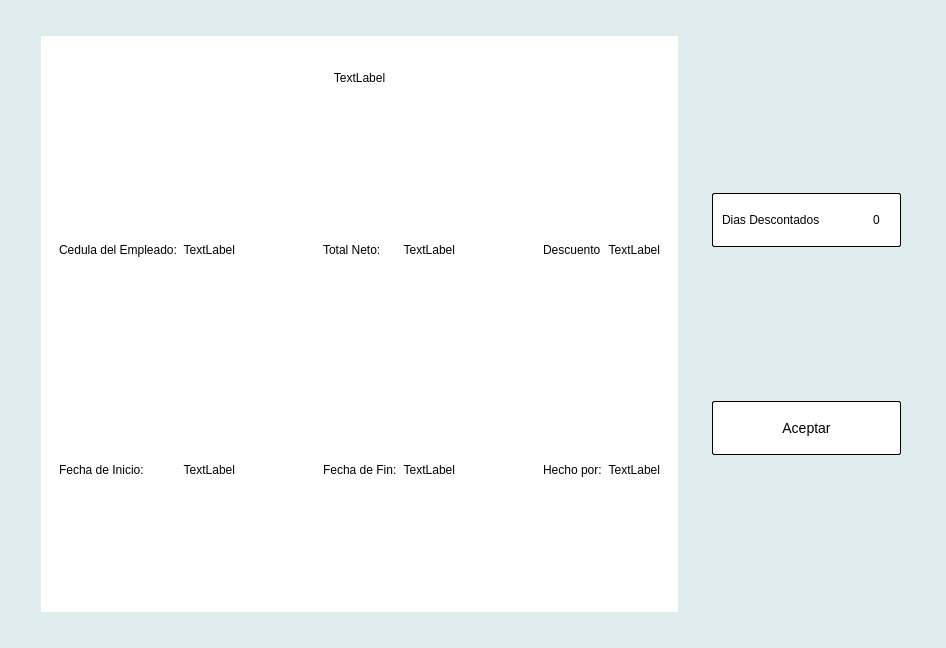
<?xml version="1.0" encoding="UTF-8"?>
<ui version="4.0">
 <class>Form</class>
 <widget class="QWidget" name="Form">
  <property name="geometry">
   <rect>
    <x>0</x>
    <y>0</y>
    <width>946</width>
    <height>648</height>
   </rect>
  </property>
  <property name="windowTitle">
   <string>Form</string>
  </property>
  <property name="styleSheet">
   <string notr="true">#Form{
background-color:#E0EDEE;
}
#container_data{
background-color:#fff}

QFrame{
border:none;
}

#confirm, #cuota_sindical_check, #retributions,#days_off{
background-color:#fff;
color:#000;
font-size:14px;
border-radius:2px;
width:100%;
min-height:52px;
border:1px solid #000;
}
#confirm:hover, #cuota_sindical_check:hover, #retributions:hover,#days_off:hover{
background-color:#efe;
color:#000;
font-size:14px;
border-radius:2px;
width:100%;
height:52px;
border:1px solid #000;
}</string>
  </property>
  <layout class="QHBoxLayout" name="horizontalLayout_23">
   <item>
    <layout class="QHBoxLayout" name="horizontalLayout_22" stretch="75,25">
     <property name="spacing">
      <number>25</number>
     </property>
     <property name="leftMargin">
      <number>30</number>
     </property>
     <property name="topMargin">
      <number>25</number>
     </property>
     <property name="rightMargin">
      <number>25</number>
     </property>
     <property name="bottomMargin">
      <number>25</number>
     </property>
     <item>
      <widget class="QWidget" name="container_data" native="true">
       <layout class="QHBoxLayout" name="horizontalLayout_21">
        <item>
         <layout class="QVBoxLayout" name="verticalLayout_4" stretch="12,88">
          <item>
           <widget class="QFrame" name="frame_2">
            <property name="frameShape">
             <enum>QFrame::StyledPanel</enum>
            </property>
            <property name="frameShadow">
             <enum>QFrame::Raised</enum>
            </property>
            <layout class="QHBoxLayout" name="horizontalLayout">
             <item>
              <widget class="QLabel" name="nombre">
               <property name="text">
                <string>TextLabel</string>
               </property>
               <property name="alignment">
                <set>Qt::AlignCenter</set>
               </property>
              </widget>
             </item>
            </layout>
           </widget>
          </item>
          <item>
           <layout class="QHBoxLayout" name="horizontalLayout_20" stretch="33,33,33">
            <property name="spacing">
             <number>70</number>
            </property>
            <item>
             <layout class="QVBoxLayout" name="verticalLayout">
              <item>
               <spacer name="verticalSpacer_4">
                <property name="orientation">
                 <enum>Qt::Vertical</enum>
                </property>
                <property name="sizeHint" stdset="0">
                 <size>
                  <width>20</width>
                  <height>40</height>
                 </size>
                </property>
               </spacer>
              </item>
              <item>
               <widget class="QFrame" name="frame_3">
                <property name="frameShape">
                 <enum>QFrame::StyledPanel</enum>
                </property>
                <property name="frameShadow">
                 <enum>QFrame::Raised</enum>
                </property>
                <layout class="QHBoxLayout" name="horizontalLayout_2">
                 <item>
                  <widget class="QLabel" name="label_2">
                   <property name="text">
                    <string>Cedula del Empleado:</string>
                   </property>
                  </widget>
                 </item>
                 <item>
                  <widget class="QLabel" name="trabajo">
                   <property name="text">
                    <string>TextLabel</string>
                   </property>
                   <property name="alignment">
                    <set>Qt::AlignRight|Qt::AlignTrailing|Qt::AlignVCenter</set>
                   </property>
                  </widget>
                 </item>
                </layout>
               </widget>
              </item>
              <item>
               <spacer name="verticalSpacer">
                <property name="orientation">
                 <enum>Qt::Vertical</enum>
                </property>
                <property name="sizeHint" stdset="0">
                 <size>
                  <width>20</width>
                  <height>40</height>
                 </size>
                </property>
               </spacer>
              </item>
              <item>
               <widget class="QFrame" name="frame_8">
                <property name="frameShape">
                 <enum>QFrame::StyledPanel</enum>
                </property>
                <property name="frameShadow">
                 <enum>QFrame::Raised</enum>
                </property>
                <layout class="QHBoxLayout" name="horizontalLayout_7">
                 <item>
                  <widget class="QLabel" name="label_7">
                   <property name="text">
                    <string>Fecha de Inicio:</string>
                   </property>
                  </widget>
                 </item>
                 <item>
                  <widget class="QLabel" name="nomina">
                   <property name="text">
                    <string>TextLabel</string>
                   </property>
                   <property name="alignment">
                    <set>Qt::AlignRight|Qt::AlignTrailing|Qt::AlignVCenter</set>
                   </property>
                  </widget>
                 </item>
                </layout>
               </widget>
              </item>
              <item>
               <spacer name="verticalSpacer_10">
                <property name="orientation">
                 <enum>Qt::Vertical</enum>
                </property>
                <property name="sizeHint" stdset="0">
                 <size>
                  <width>20</width>
                  <height>40</height>
                 </size>
                </property>
               </spacer>
              </item>
             </layout>
            </item>
            <item>
             <layout class="QVBoxLayout" name="verticalLayout_2">
              <item>
               <spacer name="verticalSpacer_6">
                <property name="orientation">
                 <enum>Qt::Vertical</enum>
                </property>
                <property name="sizeHint" stdset="0">
                 <size>
                  <width>20</width>
                  <height>40</height>
                 </size>
                </property>
               </spacer>
              </item>
              <item>
               <widget class="QFrame" name="frame_13">
                <property name="frameShape">
                 <enum>QFrame::StyledPanel</enum>
                </property>
                <property name="frameShadow">
                 <enum>QFrame::Raised</enum>
                </property>
                <layout class="QHBoxLayout" name="horizontalLayout_12">
                 <item>
                  <widget class="QLabel" name="label_12">
                   <property name="text">
                    <string>Total Neto:</string>
                   </property>
                  </widget>
                 </item>
                 <item>
                  <widget class="QLabel" name="salario">
                   <property name="text">
                    <string>TextLabel</string>
                   </property>
                   <property name="alignment">
                    <set>Qt::AlignRight|Qt::AlignTrailing|Qt::AlignVCenter</set>
                   </property>
                  </widget>
                 </item>
                </layout>
               </widget>
              </item>
              <item>
               <spacer name="verticalSpacer_2">
                <property name="orientation">
                 <enum>Qt::Vertical</enum>
                </property>
                <property name="sizeHint" stdset="0">
                 <size>
                  <width>20</width>
                  <height>40</height>
                 </size>
                </property>
               </spacer>
              </item>
              <item>
               <widget class="QFrame" name="frame_14">
                <property name="frameShape">
                 <enum>QFrame::StyledPanel</enum>
                </property>
                <property name="frameShadow">
                 <enum>QFrame::Raised</enum>
                </property>
                <layout class="QHBoxLayout" name="horizontalLayout_13">
                 <item>
                  <widget class="QLabel" name="label_13">
                   <property name="text">
                    <string>Fecha de Fin:</string>
                   </property>
                  </widget>
                 </item>
                 <item>
                  <widget class="QLabel" name="nomina_2">
                   <property name="text">
                    <string>TextLabel</string>
                   </property>
                   <property name="alignment">
                    <set>Qt::AlignRight|Qt::AlignTrailing|Qt::AlignVCenter</set>
                   </property>
                  </widget>
                 </item>
                </layout>
               </widget>
              </item>
              <item>
               <spacer name="verticalSpacer_9">
                <property name="orientation">
                 <enum>Qt::Vertical</enum>
                </property>
                <property name="sizeHint" stdset="0">
                 <size>
                  <width>20</width>
                  <height>40</height>
                 </size>
                </property>
               </spacer>
              </item>
             </layout>
            </item>
            <item>
             <layout class="QVBoxLayout" name="verticalLayout_3">
              <item>
               <spacer name="verticalSpacer_7">
                <property name="orientation">
                 <enum>Qt::Vertical</enum>
                </property>
                <property name="sizeHint" stdset="0">
                 <size>
                  <width>20</width>
                  <height>40</height>
                 </size>
                </property>
               </spacer>
              </item>
              <item>
               <widget class="QFrame" name="frame_15">
                <property name="frameShape">
                 <enum>QFrame::StyledPanel</enum>
                </property>
                <property name="frameShadow">
                 <enum>QFrame::Raised</enum>
                </property>
                <layout class="QHBoxLayout" name="horizontalLayout_14">
                 <item>
                  <widget class="QLabel" name="label_14">
                   <property name="text">
                    <string>Descuento</string>
                   </property>
                  </widget>
                 </item>
                 <item>
                  <widget class="QLabel" name="ubicacion_2">
                   <property name="text">
                    <string>TextLabel</string>
                   </property>
                   <property name="alignment">
                    <set>Qt::AlignRight|Qt::AlignTrailing|Qt::AlignVCenter</set>
                   </property>
                  </widget>
                 </item>
                </layout>
               </widget>
              </item>
              <item>
               <spacer name="verticalSpacer_5">
                <property name="orientation">
                 <enum>Qt::Vertical</enum>
                </property>
                <property name="sizeHint" stdset="0">
                 <size>
                  <width>20</width>
                  <height>40</height>
                 </size>
                </property>
               </spacer>
              </item>
              <item>
               <widget class="QFrame" name="frame_20">
                <property name="frameShape">
                 <enum>QFrame::StyledPanel</enum>
                </property>
                <property name="frameShadow">
                 <enum>QFrame::Raised</enum>
                </property>
                <layout class="QHBoxLayout" name="horizontalLayout_19">
                 <item>
                  <widget class="QLabel" name="label_19">
                   <property name="text">
                    <string>Hecho por:</string>
                   </property>
                  </widget>
                 </item>
                 <item>
                  <widget class="QLabel" name="estatus">
                   <property name="text">
                    <string>TextLabel</string>
                   </property>
                   <property name="alignment">
                    <set>Qt::AlignRight|Qt::AlignTrailing|Qt::AlignVCenter</set>
                   </property>
                  </widget>
                 </item>
                </layout>
               </widget>
              </item>
              <item>
               <spacer name="verticalSpacer_8">
                <property name="orientation">
                 <enum>Qt::Vertical</enum>
                </property>
                <property name="sizeHint" stdset="0">
                 <size>
                  <width>20</width>
                  <height>40</height>
                 </size>
                </property>
               </spacer>
              </item>
             </layout>
            </item>
           </layout>
          </item>
         </layout>
        </item>
       </layout>
      </widget>
     </item>
     <item>
      <widget class="QFrame" name="frame_22">
       <property name="frameShape">
        <enum>QFrame::StyledPanel</enum>
       </property>
       <property name="frameShadow">
        <enum>QFrame::Raised</enum>
       </property>
       <layout class="QVBoxLayout" name="verticalLayout_6">
        <property name="bottomMargin">
         <number>9</number>
        </property>
        <item>
         <layout class="QVBoxLayout" name="verticalLayout_7">
          <item>
           <spacer name="verticalSpacer_11">
            <property name="orientation">
             <enum>Qt::Vertical</enum>
            </property>
            <property name="sizeHint" stdset="0">
             <size>
              <width>20</width>
              <height>40</height>
             </size>
            </property>
           </spacer>
          </item>
          <item>
           <widget class="QFrame" name="days_off">
            <property name="frameShape">
             <enum>QFrame::StyledPanel</enum>
            </property>
            <property name="frameShadow">
             <enum>QFrame::Raised</enum>
            </property>
            <layout class="QHBoxLayout" name="horizontalLayout_24">
             <item>
              <layout class="QHBoxLayout" name="horizontalLayout_25" stretch="9,1">
               <property name="sizeConstraint">
                <enum>QLayout::SetMinimumSize</enum>
               </property>
               <item>
                <widget class="QLabel" name="label_20">
                 <property name="text">
                  <string>Dias Descontados</string>
                 </property>
                </widget>
               </item>
               <item>
                <widget class="QLineEdit" name="lineEdit">
                 <property name="styleSheet">
                  <string notr="true">background: transparent;
border:none;</string>
                 </property>
                 <property name="text">
                  <string>0</string>
                 </property>
                </widget>
               </item>
              </layout>
             </item>
            </layout>
           </widget>
          </item>
          <item>
           <spacer name="verticalSpacer_3">
            <property name="orientation">
             <enum>Qt::Vertical</enum>
            </property>
            <property name="sizeHint" stdset="0">
             <size>
              <width>20</width>
              <height>40</height>
             </size>
            </property>
           </spacer>
          </item>
          <item>
           <widget class="QPushButton" name="confirm">
            <property name="text">
             <string>Aceptar</string>
            </property>
           </widget>
          </item>
          <item>
           <spacer name="verticalSpacer_12">
            <property name="orientation">
             <enum>Qt::Vertical</enum>
            </property>
            <property name="sizeHint" stdset="0">
             <size>
              <width>20</width>
              <height>40</height>
             </size>
            </property>
           </spacer>
          </item>
         </layout>
        </item>
       </layout>
      </widget>
     </item>
    </layout>
   </item>
  </layout>
 </widget>
 <resources/>
 <connections/>
</ui>
